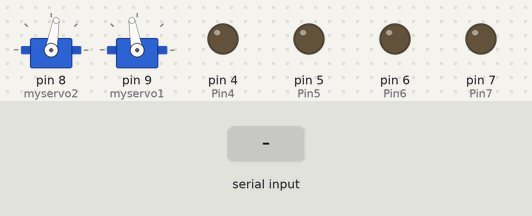
A sketch run on a simulated Arduino Uno, built with avr-gcc and run on an emulated ATmega328P. On the bench: 2 × servo, output pins drawn as LEDs (lit = HIGH). Inputs (shaded band) come from the test bench.

Above: at 1.2 s.
1.3 s: "G" received over Serial
At 1.6 s:
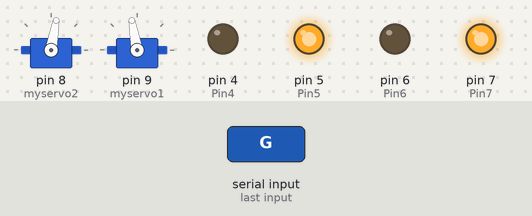
2.8 s: "F" received over Serial
At 3.9 s:
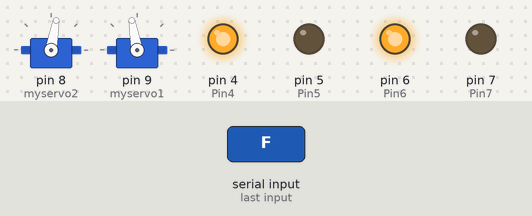
4.3 s: "R" received over Serial
At 5.1 s:
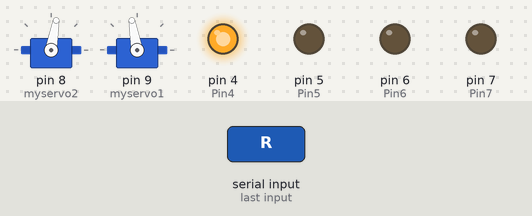
5.8 s: "L" received over Serial
At 6.2 s:
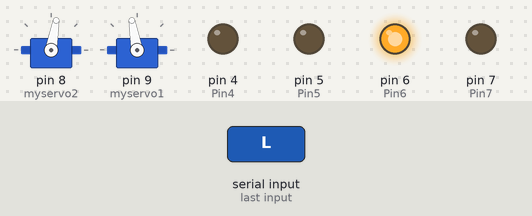
7.3 s: "S" received over Serial
At 8.5 s:
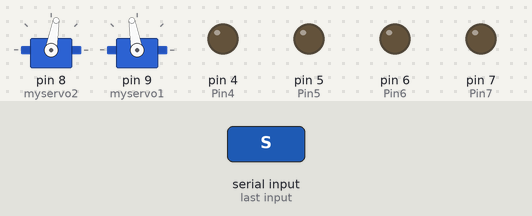
Timing chart, 0 to 9.8 s (numbered marks = the images above; inputs shaded):
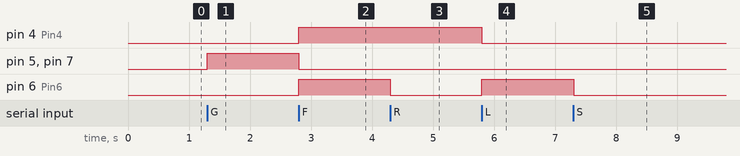

The sketch:

bracoMecanicoComCarrinho.ino
```cpp
#include <Servo.h>

Servo myservo1; //Abre e fecha GARRA
Servo myservo2; //Sobe e dece BRAÇO
int servo1 = 100; //Angulo da GARRA
int servo2 = 80; //Angulo do BRAÇO

//PENEUS DO CARRINHO
int Pin4 = 4;
int Pin5 = 5;
int Pin6 = 6;
int Pin7 = 7;

//OPÇÕES VIA BLUETOOTH
int val;

void setup(){
    Serial.begin(9600);
    pinMode(Pin4,OUTPUT);
    pinMode(Pin5,OUTPUT);
    pinMode(Pin6,OUTPUT);
    pinMode(Pin7,OUTPUT);
    digitalWrite(Pin4,LOW);
    digitalWrite(Pin5,LOW);
    digitalWrite(Pin6,LOW);
    digitalWrite(Pin7,LOW);
    myservo2.attach(8);
    myservo1.attach(9);
    myservo1.write(servo1);
    myservo2.write(servo2);
}

void loop(){
    if (Serial.available()>0) {

        //Lê a OPÇÃO selecionada no APLICATIVO
        //que simula um JOYSTICK
        val = Serial.read();

        //Carrinho ir para FRENTE
        if (val == 'G') {
            digitalWrite(Pin4,LOW);
            digitalWrite(Pin5,HIGH);
            digitalWrite(Pin6,LOW);
            digitalWrite(Pin7,HIGH);
        }
        //Carrinho ir para TRÁS
        else if (val == 'F') {
            digitalWrite(Pin4,HIGH);
            digitalWrite(Pin5,LOW);
            digitalWrite(Pin6,HIGH);
            digitalWrite(Pin7,LOW);
        }
        //Carrinho PARAR
        else if (val == 'S') {
            digitalWrite(Pin4,LOW);
            digitalWrite(Pin5,LOW);
            digitalWrite(Pin6,LOW);
            digitalWrite(Pin7,LOW);
        }
        //Carrinho virar para ESQUERDA
        else if (val == 'R') {
            digitalWrite(Pin4,HIGH);
            digitalWrite(Pin5,LOW);
            digitalWrite(Pin6,LOW);
            digitalWrite(Pin7,LOW);
        }
        //Carrinho virar para DIREITA
        else if (val == 'L') {
            digitalWrite(Pin4,LOW);
            digitalWrite(Pin5,LOW);
            digitalWrite(Pin6,HIGH);
            digitalWrite(Pin7,LOW);
        }

        //FECHAR garra
        if(val=='8') {
            for (servo1=100; servo1 <= 130; servo1 += 1) {
                delay(150);
                myservo1.write(servo1);
            }
            for (servo2=80; servo2 >= 60; servo2 -= 1) {
                delay(150);
                myservo2.write(servo2);    //angulo 60°
            }
        }
        //ABRIR garra
        else if (val=='7') {
            delay(150);
            myservo1.write(100);
            myservo2.write(80);
        }
    }
}
```

Measured:
- after the input at 1.3 s, pin 5 (Pin5), pin 7 (Pin7): LOW → HIGH at once
- after the input at 2.8 s, pin 4 (Pin4), pin 6 (Pin6): LOW → HIGH at once; pin 5 (Pin5), pin 7 (Pin7): HIGH → LOW at once
- after the input at 4.3 s, pin 6 (Pin6): HIGH → LOW at once
- after the input at 5.8 s, pin 4 (Pin4): HIGH → LOW at once; pin 6 (Pin6): LOW → HIGH at once
- after the input at 7.3 s, pin 6 (Pin6): HIGH → LOW at once
